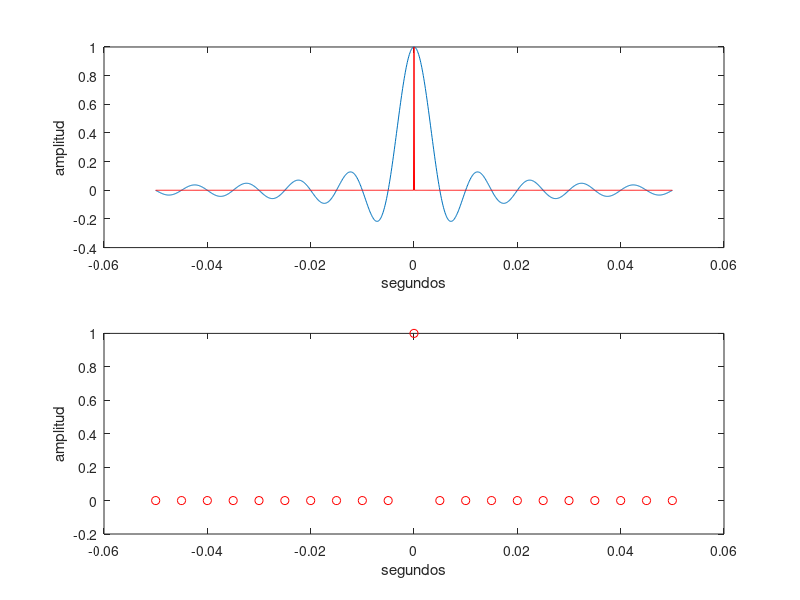

Source code (MATLAB):
To=5e-3; time=0.05; timeminus = -0.05; Tu=1/10000; t=timeminus:Tu:time;    % freq and time vectors 
w=sinc(t/To);                            % create sine wave w(t)
M=50;                                           % take 1 in M samples
wk=w(1:M:end);                                  % the "sampled" sequence
ws=zeros(size(w)); ws(1:M:end)=wk;              % sampled waveform ws(t)
subplot(211), plot(t,w)                         % plot the waveform
hold on, plot(t,ws,'r'), hold off               % plot "sampled" wave
xlabel('segundos'), ylabel('amplitud')          % label the axes
subplot(212), plot(t(1:M:end),wk,'ro')          % plot samples
xlabel('segundos'), ylabel('amplitud')